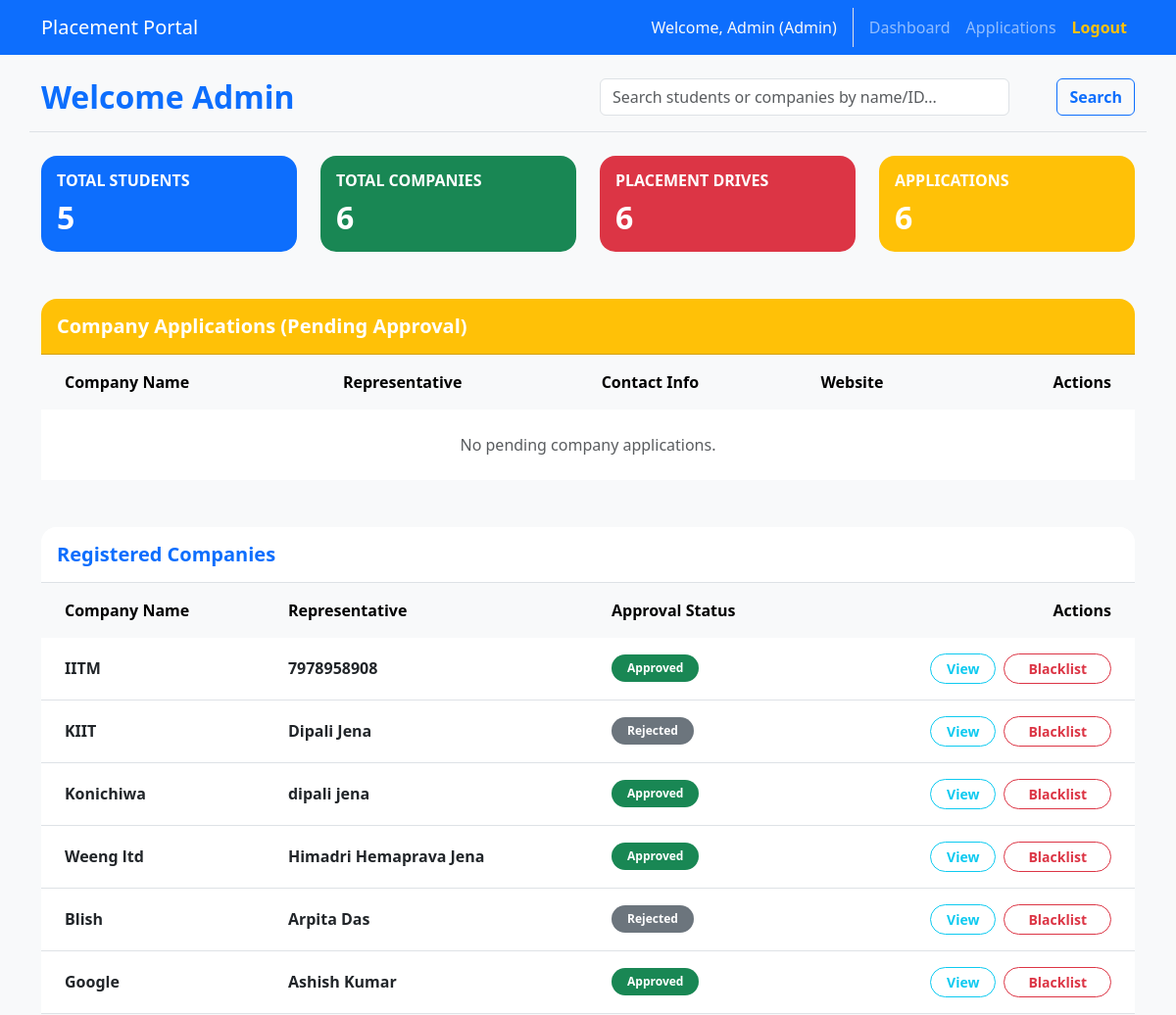
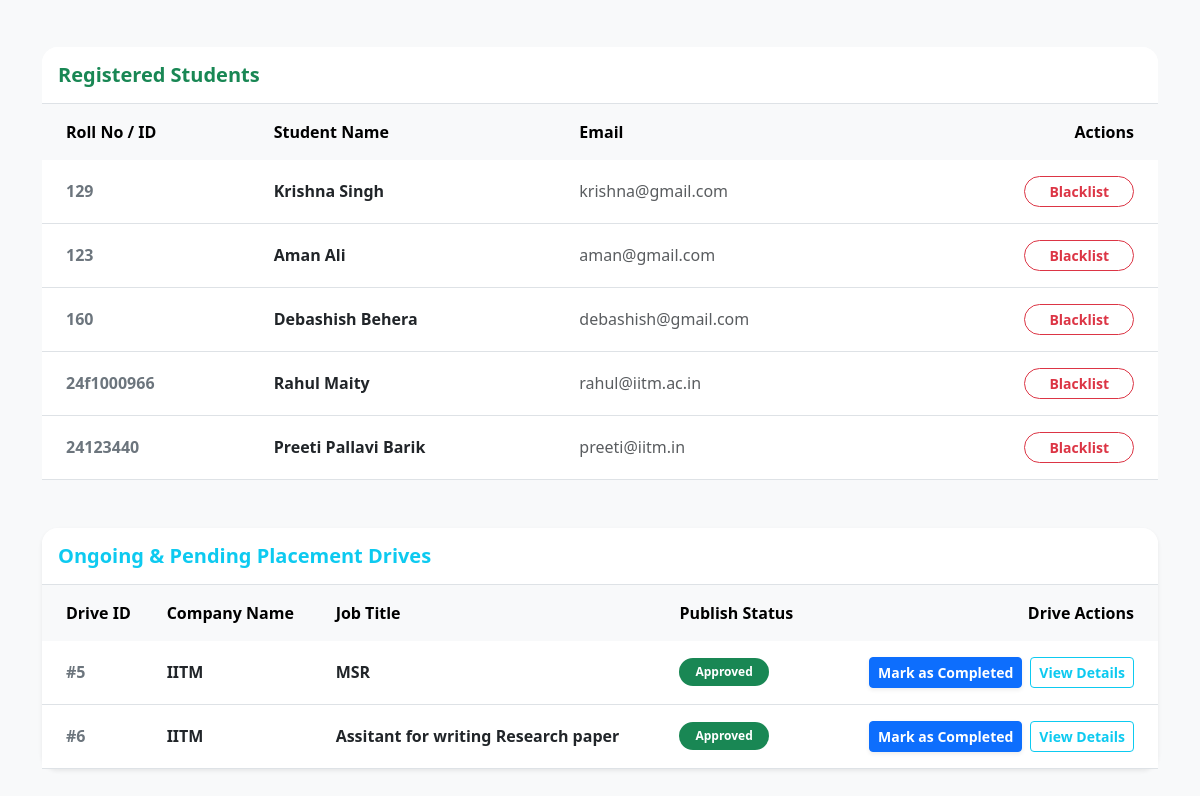
The app's page /admin/dashboard (signed in), older data (2 pictures, top to bottom).
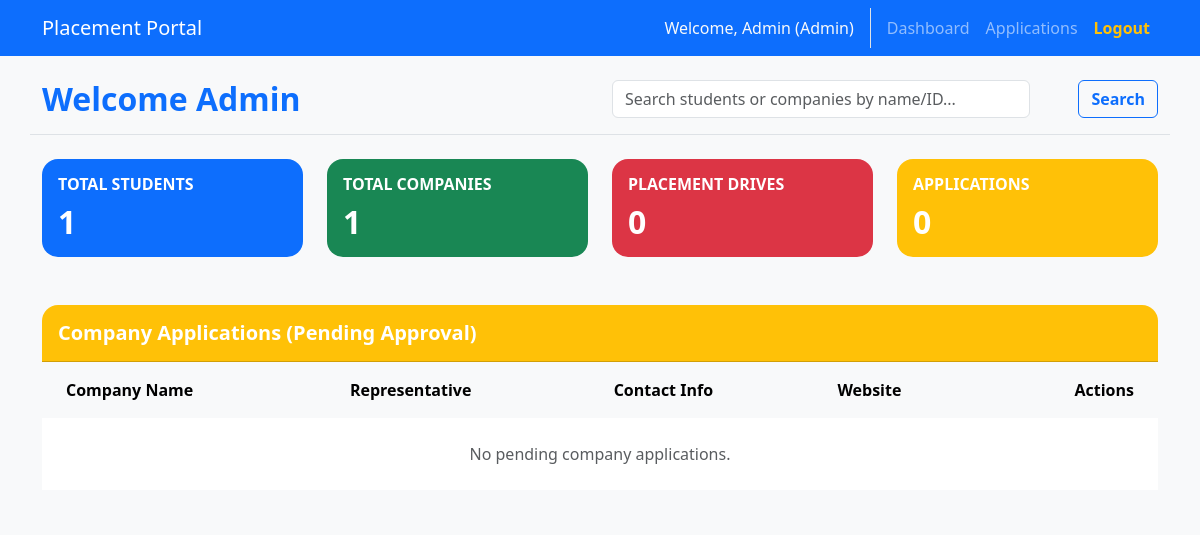
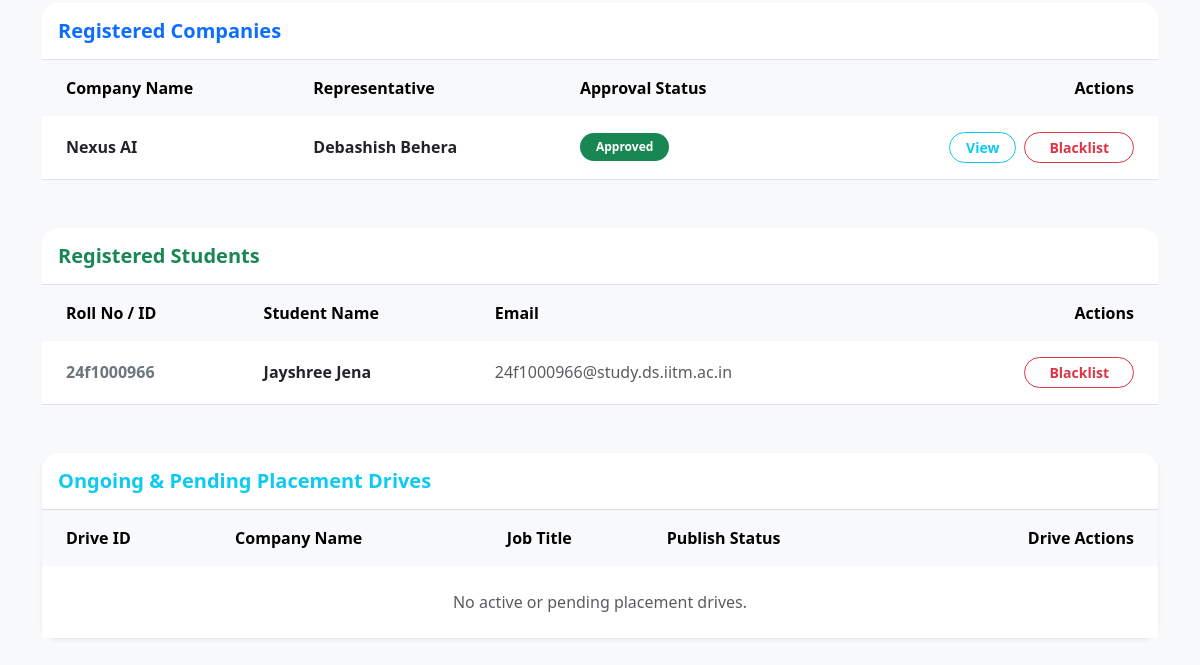
The same page, newer data (2 pictures, top to bottom).
### app.py (models this page shows)
class CompanyProfile(db.Model):
    id = db.Column(db.Integer, primary_key=True)
    user_id = db.Column(db.Integer, db.ForeignKey('user.id'), nullable=False)
    company_name = db.Column(db.String(100), nullable=False)
    hr_contact = db.Column(db.String(100))
    contact_email = db.Column(db.String(120))
    contact_number = db.Column(db.String(50))
    hr_contact_number = db.Column(db.String(50))
    linkedin_id = db.Column(db.String(100))
    website = db.Column(db.String(200))
    about = db.Column(db.Text)
    approval_status = db.Column(db.String(20), default='Pending')
    user = db.relationship('User', backref=db.backref('company_profile', uselist=False, cascade='all, delete-orphan'))

class UserMixin:
    is_authenticated = True

class User(db.Model, UserMixin):
    id = db.Column(db.Integer, primary_key=True)
    name = db.Column(db.String(100), nullable=False)
    email = db.Column(db.String(120), unique=True, nullable=False)
    password = db.Column(db.String(200), nullable=False)
    role = db.Column(db.String(20), nullable=False)
    is_active = db.Column(db.Boolean, default=True)

class StudentProfile(db.Model):
    id = db.Column(db.Integer, primary_key=True)
    user_id = db.Column(db.Integer, db.ForeignKey('user.id'), nullable=False)
    roll_no = db.Column(db.String(50), nullable=False, unique=True)
    contact_info = db.Column(db.String(100))
    linkedin_id = db.Column(db.String(100))
    skills = db.Column(db.Text)
    hobbies = db.Column(db.String(200))
    cgpa = db.Column(db.Float)
    institution_name = db.Column(db.String(200))
    education = db.Column(db.String(100))
    resume_file = db.Column(db.String(200)) # stores filename
    user = db.relationship('User', backref=db.backref('student_profile', uselist=False, cascade='all, delete-orphan'))

class PlacementDrive(db.Model):
    id = db.Column(db.Integer, primary_key=True)
    salary = db.Column(db.Integer, default="Not to Disclose")
    location = db.Column(db.String(100),default="Remote")
    job_type = db.Column(db.String(50),default="Full-time")
    experience = db.Column(db.String(50),default="Fresher")
    company_user_id = db.Column(db.Integer, db.ForeignKey('user.id'), nullable=False)
    job_title = db.Column(db.String(100), nullable=False)
    description = db.Column(db.Text, nullable=False)
    eligibility = db.Column(db.String(200), nullable=False)
    deadline = db.Column(db.DateTime, nullable=False)
    status = db.Column(db.String(20), default='Pending')
    company = db.relationship('User', backref=db.backref('drives', cascade='all, delete-orphan'))

### app.py (the view)
@app.route('/admin/dashboard')
@login_required
@admin_required
def admin_dashboard():
    search = request.args.get('search', '')
    if search:
        students = StudentProfile.query.join(User).filter(
            db.or_(User.name.ilike(f'%{search}%'), StudentProfile.roll_no.ilike(f'%{search}%'))
        ).all()
        companies = CompanyProfile.query.join(User).filter(
            db.or_(CompanyProfile.company_name.ilike(f'%{search}%'), User.name.ilike(f'%{search}%'))
        ).all()
        pending_companies = []
    else:
        students = StudentProfile.query.all()
        companies = CompanyProfile.query.filter(CompanyProfile.approval_status != 'Pending').all()
        pending_companies = CompanyProfile.query.filter_by(approval_status='Pending').all()
    drives = PlacementDrive.query.filter(PlacementDrive.status.in_(['Approved', 'Pending'])).all()
    total_students = StudentProfile.query.count()
    total_companies = CompanyProfile.query.count()
    total_drives = PlacementDrive.query.count()
    total_applications = Application.query.count()
    return render_template('admin_dashboard.html',
                           students=students,
                           companies=companies,
                           pending_companies=pending_companies,
                           drives=drives,
                           search=search,
                           total_students=total_students,
                           total_companies=total_companies,
                           total_drives=total_drives,
                           total_applications=total_applications)

### app.py (called while the page is built)
def get_current_user():
    if hasattr(g, 'user'): return g.user
    path = request.path
    role = None
    if path.startswith('/admin'): role = 'admin'
    elif path.startswith('/company'): role = 'company'
    elif path.startswith('/student'): role = 'student'
    if not role: role = session.get('active_role')
    user_id = session.get(f'{role}_id') if role else None
    if user_id:
        user = User.query.get(user_id)
        if user:
            g.user = user
            return user
    return DummyAnonymousUser()

def login_required(f):
    from functools import wraps
    @wraps(f)
    def decorated_function(*args, **kwargs):
        if not current_user.is_authenticated:
            flash('Please log in to continue.', 'warning')
            return redirect(url_for('login'))
        return f(*args, **kwargs)
    return decorated_function

@app.context_processor
def inject_user():
    return dict(current_user=current_user)

@app.before_request
def check_active():
    if current_user.is_authenticated and not current_user.is_active:
        logout_user()
        flash('Your account has been blacklisted or deactivated.', 'danger')
        return redirect(url_for('login'))

### templates/admin_dashboard.html (shortened to what the changed rows need)
{% extends "base.html" %}
{% block content %}
<div class="row align-items-center mb-4 pb-3 border-bottom">
    <div class="col-md-6">
        <h2 class="text-primary fw-bold mb-0">Welcome Admin</h2>
    </div>
</div>
<div class="row mb-5">
    <div class="col-md-3 mb-3 mb-md-0">
        <div class="card text-white bg-primary  rounded-4 h-100 border-0">
            <div class="card-body">
                <h6 class="card-title fw-semibold text-uppercase ">Total Students</h6>
                <h2 class="card-text fw-bold mb-0">{{ total_students }}</h2>
            </div>
        </div>
    </div>
    <div class="col-md-3 mb-3 mb-md-0">
        <div class="card text-white bg-success  rounded-4 h-100 border-0">
            <div class="card-body">
                <h6 class="card-title fw-semibold text-uppercase ">Total Companies</h6>
                <h2 class="card-text fw-bold mb-0">{{ total_companies }}</h2>
            </div>
        </div>
    </div>
    <div class="col-md-3 mb-3 mb-md-0">
        <div class="card text-white bg-danger  rounded-4 h-100 border-0">
            <div class="card-body">
                <h6 class="card-title fw-semibold text-uppercase ">Placement Drives</h6>
                <h2 class="card-text fw-bold mb-0">{{ total_drives }}</h2>
            </div>
        </div>
    </div>
    <div class="col-md-3">
        <div class="card bg-warning  rounded-4 h-100 border-0">
            <div class="card-body">
                <h6 class="card-title fw-semibold text-uppercase text-white ">Applications</h6>
                <h2 class="card-text fw-bold mb-0 text-white">{{ total_applications }}</h2>
            </div>
        </div>
    </div>
</div>
{% if not search %}
<div class="card  border-0 mb-5 rounded-4">
    <div class="card-body p-0">
        <div class="table-responsive">
            <table class="table table-hover table-borderless align-middle mb-0">
                <thead class="table-light text-muted">
                    <tr>
                        <th class="ps-4">Company Name</th>
                        <th>Representative</th>
                        <th>Contact Info</th>
                        <th>Website</th>
                        <th class="pe-4 text-end">Actions</th>
                    </tr>
                </thead>
            </table>
        </div>
    </div>
</div>
{% endif %}
<div class="card  border-0 mb-5 rounded-4">
    <div class="card-body p-0">
        <div class="table-responsive">
            <table class="table table-hover table-borderless align-middle mb-0">
                <thead class="table-light text-muted">
                    <tr>
                        <th class="ps-4">Company Name</th>
                        <th>Representative</th>
                        <th>Approval Status</th>
                        <th class="pe-4 text-end">Actions</th>
                    </tr>
                </thead>
                <tbody>
                    {% for company in companies %}
                    <tr class="border-bottom">
                        <td class="ps-4 fw-bold text-dark">
                            {{ company.company_name }}
                        </td>
                        <td class="fw-semibold">{{ company.user.name }}</td>
                        <td>
                            <span
                                class="badge {% if company.approval_status == 'Approved' %}bg-success{% else %}bg-secondary{% endif %} rounded-pill px-3 py-2">
                                {{ company.approval_status }}
                            </span>
                        </td>
                        <td class="pe-4 text-end">
                            <div class="d-flex justify-content-end align-items-center">
                                <a href="{{ url_for('admin_company_profile', company_id=company.id) }}"
                                    class="btn btn-sm btn-outline-info fw-semibold rounded-pill px-3 me-2"
                                    title="View Company Details">View</a>
                                <form action="{{ url_for('admin_blacklist_company', id=company.id) }}" method="POST"
                                    class="m-0">
                                    {% if company.user.is_active %}
                                    <button type="submit"
                                        class="btn btn-sm btn-outline-danger fw-semibold rounded-pill px-4"
                                        title="Disable Company Access">Blacklist</button>
                                    {% else %}
                                    <button type="submit"
                                        class="btn btn-sm btn-outline-success fw-semibold rounded-pill px-4"
                                        title="Enable Company Access">Activate</button>
                                    {% endif %}
                                </form>
                            </div>
                        </td>
                    </tr>
                    {% else %}
                    <tr>
                        <td colspan="4" class="text-center py-4 text-muted">No registered companies match your search.
                        </td>
                    </tr>
                    {% endfor %}
                </tbody>
            </table>
        </div>
    </div>
</div>
<div class="card  border-0 mb-5 rounded-4">
    <div class="card-body p-0">
        <div class="table-responsive">
            <table class="table table-hover table-borderless align-middle mb-0">
                <thead class="table-light text-muted">
                    <tr>
                        <th class="ps-4">Roll No / ID</th>
                        <th>Student Name</th>
                        <th>Email</th>
                        <th class="pe-4 text-end">Actions</th>
                    </tr>
                </thead>
                <tbody>
                    {% for student in students %}
                    <tr class="border-bottom">
                        <td class="ps-4 fw-bold text-secondary">{{ student.roll_no }}</td>
                        <td class="fw-bold text-dark">
                            {{ student.user.name }}
                        </td>
                        <td class="text-muted">{{ student.user.email }}</td>
                        <td class="pe-4 text-end">
                            <div class="d-flex justify-content-end align-items-center">
                                <form action="{{ url_for('admin_blacklist_student', id=student.id) }}" method="POST"
                                    class="m-0">
                                    {% if student.user.is_active %}
                                    <button type="submit"
                                        class="btn btn-sm btn-outline-danger fw-semibold rounded-pill px-4"
                                        title="Prevent from Logging in">Blacklist</button>
                                    {% else %}
                                    <button type="submit"
                                        class="btn btn-sm btn-outline-success fw-semibold rounded-pill px-4"
                                        title="Allow login">Activate</button>
                                    {% endif %}
                                </form>
                            </div>
                        </td>
                    </tr>
                    {% else %}
                    <tr>
                        <td colspan="4" class="text-center py-4 text-muted">No registered students match your search.
                        </td>
                    </tr>
                    {% endfor %}
                </tbody>
            </table>
        </div>
    </div>
</div>
{% if not search %}
<div class="card shadow-sm border-0 mb-5 rounded-4">
    <div class="card-body p-0">
        <div class="table-responsive">
            <table class="table table-hover table-borderless align-middle mb-0">
                <thead class="table-light text-muted">
                    <tr>
                        <th class="ps-4">Drive ID</th>
                        <th>Company Name</th>
                        <th>Job Title</th>
                        <th>Publish Status</th>
                        <th class="pe-4 text-end">Drive Actions</th>
                    </tr>
                </thead>
                <tbody>
                    {% for drive in drives %}
                    <tr class="border-bottom">
                        <td class="ps-4 fw-bold text-secondary">#{{ drive.id }}</td>
                        <td class="fw-bold text-dark">{{ drive.company.company_profile.company_name }}</td>
                        <td class="fw-semibold">{{ drive.job_title }}</td>
                        <td>
                            {% if drive.status == 'Approved' %}<span
                                class="badge bg-success rounded-pill px-3 py-2">Approved</span>
                            {% elif drive.status == 'Pending' %}<span
                                class="badge bg-warning text-dark rounded-pill px-3 py-2">Pending</span>
                            {% endif %}
                        </td>
                        <td class="pe-4 text-end">
                            <div class="d-flex justify-content-end gap-2">
                                {% if drive.status == 'Pending' %}
                                <form action="{{ url_for('admin_approve_drive', id=drive.id) }}" method="POST">
                                    <input type="hidden" name="status" value="Approved">
                                    <button type="submit"
                                        class="btn btn-sm btn-success fw-semibold shadow-sm">Approve</button>
                                </form>
                                <form action="{{ url_for('admin_approve_drive', id=drive.id) }}" method="POST">
                                    <input type="hidden" name="status" value="Rejected">
                                    <button type="submit"
                                        class="btn btn-sm btn-danger fw-semibold shadow-sm">Reject</button>
                                </form>
                                {% elif drive.status == 'Approved' %}
                                <form action="{{ url_for('admin_complete_drive', id=drive.id) }}" method="POST"
                                    onsubmit="return confirm('Are you sure you want to mark this drive as completed (Close it)?');">
                                    <button type="submit" class="btn btn-sm btn-primary fw-semibold shadow-sm">Mark as
                                        Completed</button>
                                </form>
                                {% endif %}
                                <a href="{{ url_for('admin_view_applications', drive_id=drive.id) }}"
                                    class="btn btn-sm btn-outline-info fw-semibold">View Details</a>
                            </div>
                        </td>
                    </tr>
                    {% else %}
                    <tr>
                        <td colspan="5" class="text-center py-4 text-muted">No active or pending placement drives.</td>
                    </tr>
                    {% endfor %}
                </tbody>
            </table>
        </div>
    </div>
</div>
{% endif %}
{% endblock %}

Row changes from the older to the newer data that the page shows:
removed CompanyProfile: company_name "KIIT", user.name "Dipali Jena", approval_status "Rejected"
removed CompanyProfile: company_name "Konichiwa", user.name "dipali jena", approval_status "Approved"
removed CompanyProfile: company_name "Weeng ltd", user.name "Himadri Hemaprava Jena", approval_status "Approved"
removed CompanyProfile: company_name "Blish", user.name "Arpita Das", approval_status "Rejected"
removed CompanyProfile: company_name "Google", user.name "Ashish Kumar", approval_status "Approved"
removed StudentProfile: roll_no "129", user.name "Krishna Singh", user.email "krishna@gmail.com"
removed StudentProfile: roll_no "123", user.name "Aman Ali", user.email "aman@gmail.com"
removed StudentProfile: roll_no "160", user.name "Debashish Behera", user.email "debashish@gmail.com"
removed StudentProfile: roll_no "24f1000966", user.name "Rahul Maity", user.email "rahul@iitm.ac.in"
removed StudentProfile: roll_no "24123440", user.name "Preeti Pallavi Barik", user.email "preeti@iitm.in"
removed PlacementDrive: id "5", company.company_profile.company_name "IITM", job_title "MSR", status "Approved"
removed PlacementDrive: id "6", company.company_profile.company_name "IITM", job_title "Assitant for writing Research paper", status "Approved"
changed CompanyProfile "Approved": company_name "IITM" → "Nexus AI"; user.name "7978958908" → "Debashish Behera"
added StudentProfile: roll_no "24f1000966", user.name "Jayshree Jena", user.email "24f1000966@study.ds.iitm.ac.in"
Text that changed along with them:
{{ total_students }}: "5" → "1"
{{ total_companies }}: "6" → "1"
{{ total_drives }}: "6" → "0"
{{ total_applications }}: "6" → "0"
text now shown: "No active or pending placement drives."
